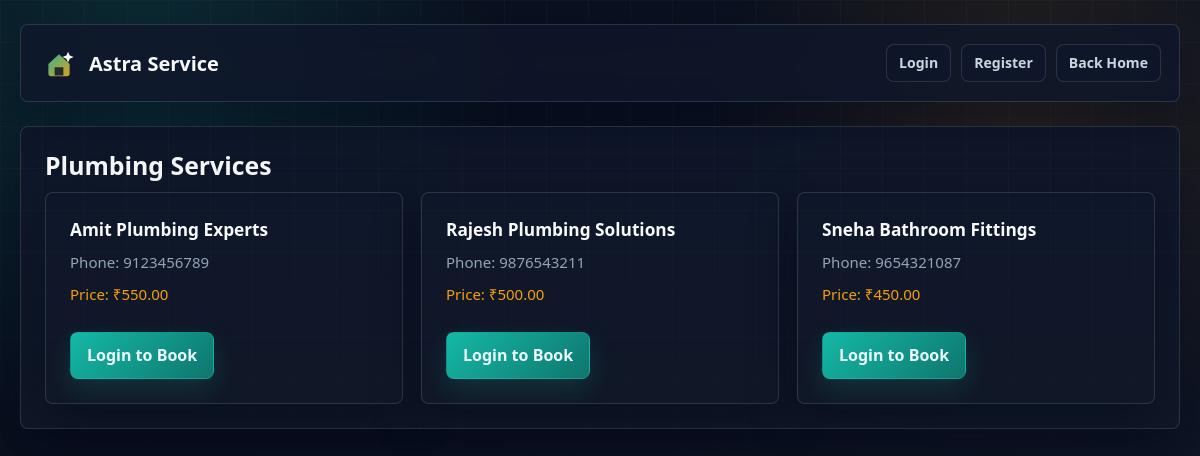
Screenshot of /services.php?category=Plumbing with the database file from the repository.
### tables this page shows
CREATE TABLE services (
    id INT AUTO_INCREMENT PRIMARY KEY,
    category VARCHAR(100) NOT NULL,
    provider_id INT,
    name VARCHAR(100),
    phone VARCHAR(20),
    price DECIMAL(10, 2) DEFAULT 0.00,
    status ENUM('available', 'booked') DEFAULT 'available',
    created_at TIMESTAMP DEFAULT CURRENT_TIMESTAMP,
    FOREIGN KEY(provider_id) REFERENCES users(id) ON DELETE SET NULL
);

### services.php (the view, shortened to what this page needs)
<?php
include('db.php');
$cat = isset($_GET['category']) ? trim($_GET['category']) : '';
$validCategory = false;
if ($cat !== '') {
    $catCheck = $conn->prepare("SELECT id FROM categories WHERE name = ? LIMIT 1");
    if ($catCheck) {
        $catCheck->bind_param('s', $cat);
        $catCheck->execute();
        $catRes = $catCheck->get_result();
        $validCategory = $catRes && $catRes->num_rows > 0;
    }
}
$services = [];
if ($validCategory) {
    $stmt = $conn->prepare("SELECT id, name, phone, price, status, provider_id FROM services WHERE category = ? ORDER BY name ASC");
    if ($stmt) {
        $stmt->bind_param('s', $cat);
        $stmt->execute();
        $res = $stmt->get_result();
        while($row = $res->fetch_assoc()) {
            $services[] = $row;
        }
    }
}
?>
<!DOCTYPE html>
<html>
<head>
    <link rel="stylesheet" href="assets/css/style.css">
</head>
<body>
<div class="container">
    <div class="header">
        <a class="brand" href="index.php">Astra Service</a>
        <div class="nav">
            <?php if (isset($_SESSION['loggedin']) && $_SESSION['loggedin'] === true): ?>
                <span class="small">Logged in as <?php echo htmlspecialchars($_SESSION['username']); ?></span>
                <a class="btn secondary btn-sm" href="user/dashboard.php">Dashboard</a>
                <a class="btn secondary btn-sm" href="logout.php">Logout</a>
            <?php else: ?>
                <a class="btn secondary btn-sm" href="login.php">Login</a>
                <a class="btn secondary btn-sm" href="register.php">Register</a>
            <?php endif; ?>
            <a class="btn secondary btn-sm" href="index.php">Back Home</a>
        </div>
    </div>
    <div class="card" style="margin-top: 18px;">
        <h1 class="h1"><?php echo $cat ? htmlspecialchars($cat) . ' Services' : 'All Services'; ?></h1>
        <div class="grid">
        <?php if (!$validCategory && $cat === ''): ?>
            <p class="small">Please select a category from the home page.</p>
        <?php elseif (!$validCategory && $cat !== ''): ?>
            <div class="alert error">Invalid category selected.</div>
        <?php elseif (empty($services)): ?>
            <p class="small">No services available in this category.</p>
        <?php else: ?>
            <?php foreach ($services as $service): ?>
                <div class="card provider-card">
                    <div>
                        <div class="title"><?php echo htmlspecialchars($service['name']); ?></div>
                        <div class="small">Phone: <?php echo htmlspecialchars($service['phone']); ?></div>
                        <div class="small" style="margin-top: 8px; color: var(--accent-2);">Price: ₹<?php echo number_format($service['price'], 2); ?></div>
                    </div>
                    <div class="card-actions">
                        <?php if ($service['status'] === 'available'): ?>
                            <?php if (isset($_SESSION['loggedin']) && $_SESSION['loggedin'] === true): ?>
                                <form method="POST" style="display: inline;">
                                    <input type="hidden" name="service_id" value="<?php echo intval($service['id']); ?>">
                                    <button type="submit" name="book_service" class="btn">Book Now</button>
                                </form>
                            <?php else: ?>
                                <a href="login.php" class="btn">Login to Book</a>
                            <?php endif; ?>
                        <?php else: ?>
                            <span class="status-badge status-booked">Booked</span>
                        <?php endif; ?>
                    </div>
                </div>
            <?php endforeach; ?>
        <?php endif; ?>
        </div>
    </div>
</div>
</body>
</html>

### assets/css/style.css (style rules this page uses)
:root { --bg: #0b1120; --bg-soft: #111827; --surface: rgba(15, 23, 42, 0.9); --surface-2: #162033; --surface-3: #1f2937; --text: #f8fafc; --text-secondary: #cbd5e1; --muted: #94a3b8; --border: rgba(148, 163, 184, 0.22); --accent: #14b8a6; --accent-2: #f59e0b; --accent-3: #38bdf8; --accent-dark: #0f766e; --success: #22c55e; --warning: #f59e0b; --danger: #ef4444; --shadow: rgba(2, 6, 23, 0.42); --radius: 8px; }
* { box-sizing: border-box; }
html, body { min-height: 100%; margin: 0; }
body { font-family: "Segoe UI", Arial, sans-serif; color: var(--text); background: radial-gradient(circle at 12% 10%, rgba(20, 184, 166, 0.18), transparent 28%), radial-gradient(circle at 85% 18%, rgba(245, 158, 11, 0.13), transparent 26%), linear-gradient(135deg, #090f1d 0%, var(--bg) 48%, #111827 100%); line-height: 1.55; }
body::before { content: ""; position: fixed; inset: 0; pointer-events: none; background-image: linear-gradient(rgba(255, 255, 255, 0.035) 1px, transparent 1px), linear-gradient(90deg, rgba(255, 255, 255, 0.035) 1px, transparent 1px); background-size: 42px 42px; mask-image: linear-gradient(to bottom, rgba(0, 0, 0, 0.75), transparent 72%); }
a { color: var(--accent-3); text-decoration: none; transition: color 0.2s ease, border-color 0.2s ease, transform 0.2s ease; }
.container, .page-shell { width: min(1160px, calc(100% - 32px)); margin: 0 auto; padding: 24px 0 40px; }
.header, .site-header { display: flex; align-items: center; justify-content: space-between; gap: 16px; min-height: 78px; margin-bottom: 24px; padding: 14px 18px; border: 1px solid var(--border); border-radius: var(--radius); background: rgba(15, 23, 42, 0.82); box-shadow: 0 18px 48px var(--shadow); backdrop-filter: blur(14px); }
.logo, .brand { display: inline-flex; align-items: center; gap: 10px; min-width: 0; color: var(--text); font-size: 1.25rem; font-weight: 800; letter-spacing: 0; background: none; -webkit-text-fill-color: currentColor; }
.logo::before, .brand::before { content: ""; width: 40px; height: 40px; flex: 0 0 auto; background: url("../img/favicon.svg") center / contain no-repeat; }
.nav, .nav-actions { display: flex; align-items: center; justify-content: flex-end; gap: 10px; flex-wrap: wrap; }
.nav a { margin-left: 0; color: var(--text-secondary); font-weight: 700; }
.card { border: 1px solid var(--border); border-radius: var(--radius); background: linear-gradient(180deg, rgba(15, 23, 42, 0.96), rgba(17, 24, 39, 0.9)); box-shadow: 0 18px 48px var(--shadow); padding: 24px; }
.grid, .card-container { display: grid; grid-template-columns: repeat(auto-fit, minmax(240px, 1fr)); gap: 18px; }
.h1 { margin: 0 0 12px; font-size: clamp(1.55rem, 2vw, 2.15rem); line-height: 1.15; letter-spacing: 0; }
.small, .text-muted { color: var(--muted); font-size: 0.94rem; }
.title, .card .title { margin: 0 0 8px; color: var(--text); font-weight: 800; font-size: 1.08rem; }
.btn { display: inline-flex; align-items: center; justify-content: center; gap: 8px; min-height: 40px; padding: 10px 16px; border: 1px solid rgba(20, 184, 166, 0.35); border-radius: var(--radius); background: linear-gradient(135deg, var(--accent), var(--accent-dark)); color: #ecfeff; cursor: pointer; font-weight: 800; font-family: inherit; text-decoration: none; box-shadow: 0 10px 26px rgba(20, 184, 166, 0.18); transition: transform 0.2s ease, box-shadow 0.2s ease, border-color 0.2s ease, background 0.2s ease; }
.btn.secondary { background: rgba(15, 23, 42, 0.82); color: var(--text-secondary); border-color: var(--border); box-shadow: none; }
.btn-sm { min-height: 34px; padding: 7px 12px; font-size: 0.88rem; }
.actions, .card-actions, .form-actions { display: flex; gap: 10px; flex-wrap: wrap; margin-top: 16px; }
.provider-card { display: grid; gap: 10px; }

### rows the page displays
services: name "Amit Plumbing Experts", phone "9123456789", price "550.00", status "Login to Book"
services: name "Rajesh Plumbing Solutions", phone "9876543211", price "500.00", status "Login to Book"
services: name "Sneha Bathroom Fittings", phone "9654321087", price "450.00", status "Login to Book"

### other values shown
$cat "Plumbing"
